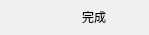
<?xml version="1.0" encoding="UTF-8"?>
<ui version="4.0">
 <class>ControlScreen</class>
 <widget class="QWidget" name="ControlScreen">
  <property name="geometry">
   <rect>
    <x>0</x>
    <y>0</y>
    <width>149</width>
    <height>35</height>
   </rect>
  </property>
  <property name="windowTitle">
   <string>Form</string>
  </property>
  <layout class="QHBoxLayout" name="horizontalLayout">
   <property name="leftMargin">
    <number>0</number>
   </property>
   <property name="topMargin">
    <number>0</number>
   </property>
   <property name="rightMargin">
    <number>0</number>
   </property>
   <property name="bottomMargin">
    <number>0</number>
   </property>
   <item>
    <widget class="QToolButton" name="cancelBtn">
     <property name="toolTip">
      <string>退出截图</string>
     </property>
     <property name="text">
      <string/>
     </property>
     <property name="icon">
      <iconset resource="../ipay.qrc">
       <normaloff>:/Resources/image/screen_error.png</normaloff>:/Resources/image/screen_error.png</iconset>
     </property>
     <property name="iconSize">
      <size>
       <width>25</width>
       <height>25</height>
      </size>
     </property>
     <property name="autoRaise">
      <bool>true</bool>
     </property>
    </widget>
   </item>
   <item>
    <widget class="QPushButton" name="finishBtn">
     <property name="toolTip">
      <string>完成截图</string>
     </property>
     <property name="text">
      <string>完成</string>
     </property>
     <property name="icon">
      <iconset resource="../ipay.qrc">
       <normaloff>:/Resources/image/screen_right.png</normaloff>:/Resources/image/screen_right.png</iconset>
     </property>
     <property name="flat">
      <bool>true</bool>
     </property>
    </widget>
   </item>
  </layout>
 </widget>
 <resources>
  <include location="../ipay.qrc"/>
 </resources>
 <connections/>
</ui>
